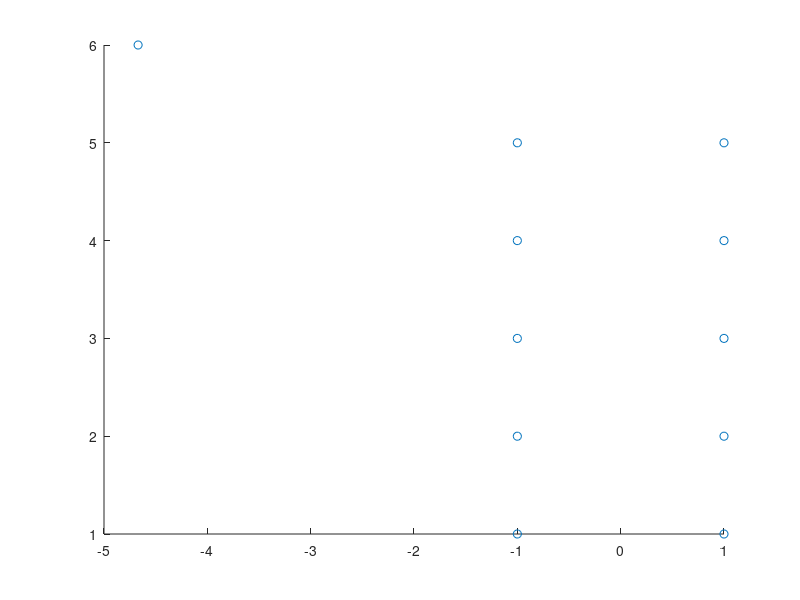

MATLAB code to generate this figure: (Note: this script raises an error after producing the figure.)


data = zeros(11,2);
data(1:5,1) = 1;
data(6:10,1) = -1;
data(11,1) = -4.67;

data(1:5,2) = linspace(1,5,5);
data(6:10,2) = linspace(1,5,5);
data(11,2) = 6;

scatter(data(:,1), data(:,2));

classifier = svmtrain(data, [ones(1,5) ones(1,6)*-1]);

[labels margins] = svmclassify2(classifier, data);

disp('Done');